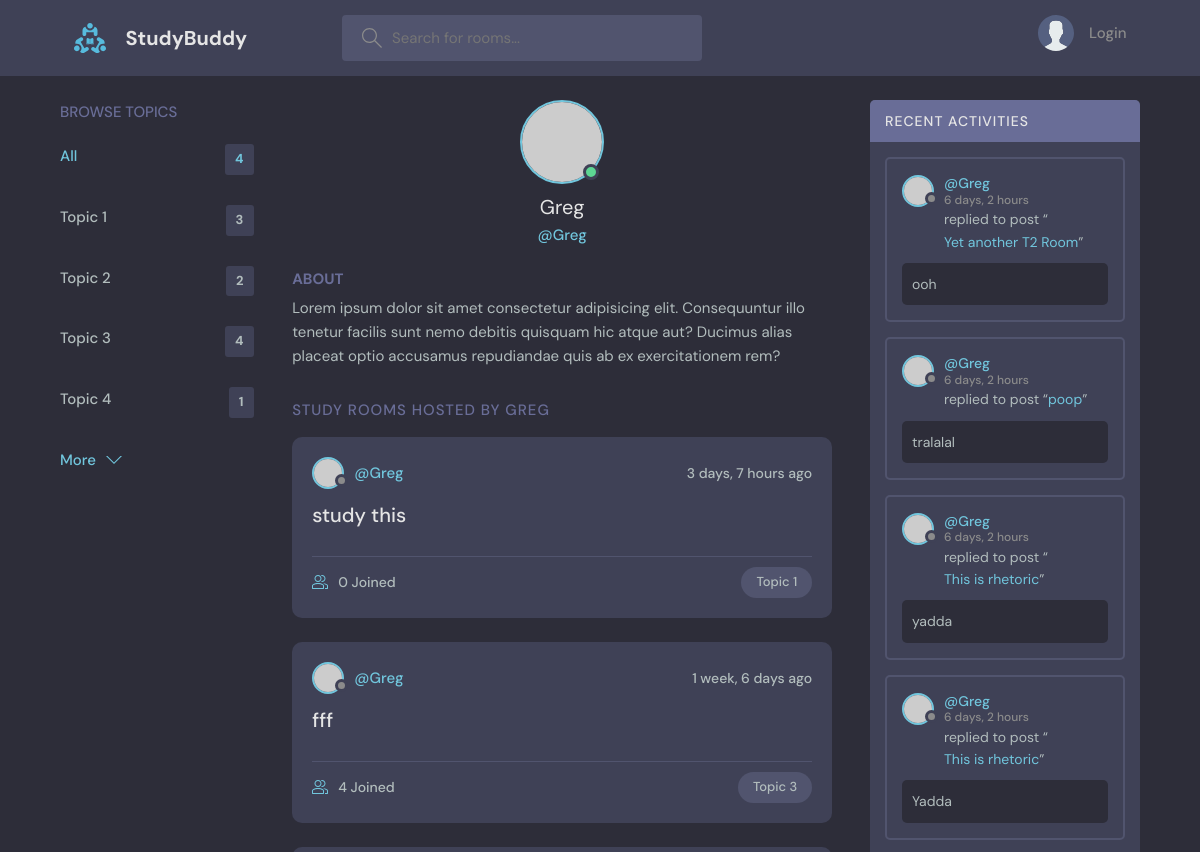
The page /userProfile/5 (upper part) on the database as committed earlier.
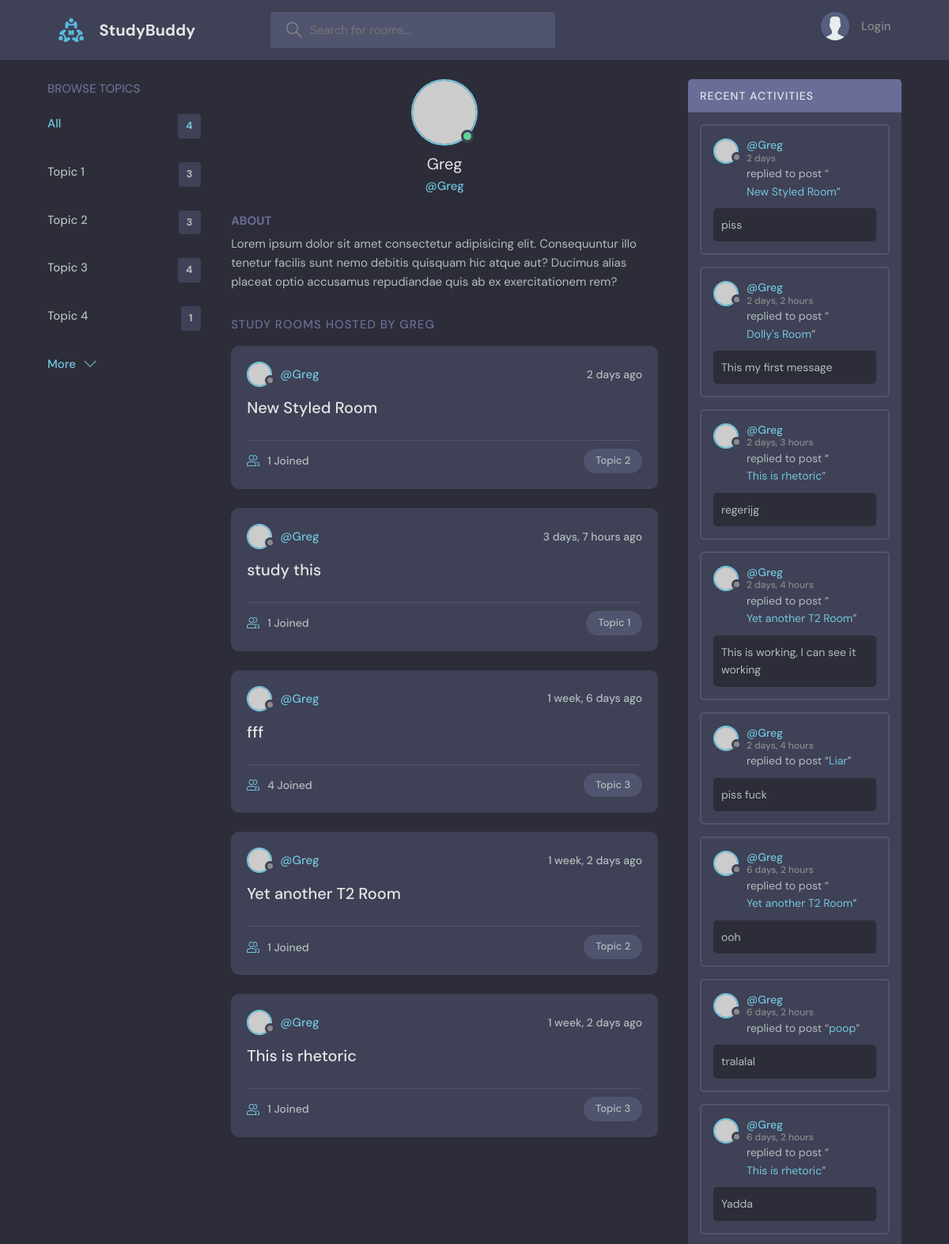
The same page on the database as committed later.
### base/models.py (models this page shows)
class Topic(models.Model):
    name = models.CharField(max_length=200)
    def __str__(self):
        return self.name

class Room(models.Model):
    host = models.ForeignKey(User, on_delete=models.SET_NULL, null=True) # On delete of the user, this field is set
    topic = models.ForeignKey(Topic, on_delete=models.SET_NULL, null=True)
    name = models.CharField(max_length=200)
    description = models.TextField(null=True, blank=True)  # the null input arguments allow the database to have a
    participants = models.ManyToManyField(User, related_name='participants', blank=True)
    updated = models.DateTimeField(auto_now=True)  # Any time the save method is called, this will auto populate
    created = models.DateTimeField(auto_now_add=True)  # The difference between auto_now and auto_add_now is that
    class Meta:
        ordering = ['-updated', '-created']
    def __str__(self):
        return self.name

class Message(models.Model):
    user = models.ForeignKey(User, on_delete=models.CASCADE)
    room = models.ForeignKey(Room, on_delete=models.CASCADE)  # Cascade means if the foreign key is deleted, this
    body = models.TextField()
    updated = models.DateTimeField(auto_now=True)
    created = models.DateTimeField(auto_now_add=True)
    class Meta:
        ordering = ['-updated', '-created']
    def __str__(self):
        return self.body[0:50]  # Return only the first 50 characters

### base/views.py (the view)
# urls.py: path('userProfile/<str:pk>', views.userProfile, name='user-profile'),
def userProfile(request, pk):
    user = User.objects.get(id=pk)
    rooms = user.room_set.all()
    user_messages = user.message_set.all()
    topics = Topic.objects.all()
    context = {'user': user, 'rooms': rooms, 'room_messages': user_messages, 'topics': topics}
    return render(request, 'base/User_Profile.html', context)

### base/Templates/Base/User_Profile.html (shortened to what this page needs)
{% extends 'MainTemplate.html' %}
{% load static %}
{% block content %}
<body>
<main class="profile-page layout layout--3">
    <div class="container">
        {% include 'base/Topics_Component.html'%}
        <div class="roomList">
            <div class="profile">
                <div class="profile__avatar">
                    <div class="avatar avatar--large active">
                        <img src="https://randomuser.me/api/portraits/men/11.jpg"/>
                    </div>
                </div>
                <div class="profile__info">
                    <h3>{{user.username}}</h3>
                    <p>@{{user}}</p>
                </div>
                <div class="profile__about">
                    <h3>About</h3>
                    <p>
                        Lorem ipsum dolor sit amet consectetur adipisicing elit. Consequuntur illo tenetur
                        facilis sunt nemo debitis quisquam hic atque aut? Ducimus alias placeat optio
                        accusamus repudiandae quis ab ex exercitationem rem?
                    </p>
                </div>
            </div>
            <div class="roomList__header">
                <div>
                    <h2>Study Rooms Hosted by {{user.username}}
                    </h2>
                </div>
            </div>
            {% include 'base/Feed_Component.html' %}
        </div>
        {% include 'base/Activity_Component.html' %}
    </div>
</main>
</body>
{% endblock %}

### base/Templates/Base/Topics_Component.html
        <div class="topics">
          <div class="topics__header">
            <h2>Browse Topics</h2>
          </div>
          <ul class="topics__list">
            <li>
              <a href="{%url 'home' %}" class="active">All <span>{{topics.count}}</span></a>
            </li>
            {% for topic in topics %}
            <li>
              <a href =" {%url 'home' %}?q={{topic.name}} ">{{topic}}<span>{{topic.room_set.all.count}}</span></a>
            </li>
            {% endfor %}
          </ul>
          <a class="btn btn--link" href="topics.html">
            More
            <svg version="1.1" xmlns="http://www.w3.org/2000/svg" width="32" height="32" viewBox="0 0 32 32">
              <title>chevron-down</title>
              <path d="M16 21l-13-13h-3l16 16 16-16h-3l-13 13z"></path>
            </svg>
          </a>
        </div>

### base/Templates/Base/Feed_Component.html (shortened to what this page needs)
{% for room in rooms %}
<div class="roomListRoom">
    <div class="roomListRoom__header">
        <a href="{% url 'user-profile' room.host.id %}" class="roomListRoom__author">
            <div class="avatar avatar--small">
                <img src="https://randomuser.me/api/portraits/women/11.jpg"/>
            </div>
            <span>@{{room.host.username}}</span>
        </a>
        <div class="roomListRoom__actions">
            <span>{{room.created|timesince}} ago</span>
        </div>
    </div>
    <div class="roomListRoom__content">
        <a href="{% url 'room' room.id %}">{{room.name}}</a>
    </div>
    <div class="roomListRoom__meta">
        <a href="{% url 'room' room.id %}" class="roomListRoom__joined">
            {{room.participants.all.count}} Joined
        </a>
        <p class="roomListRoom__topic">{{room.topic.name}}</p>
    </div>
</div>
{% endfor %}

### base/Templates/Base/Activity_Component.html (shortened to what this page needs)
<div class="activities">
    <div class="activities__header">
        <h2>Recent Activities</h2>
    </div>
    {% for message in room_messages %}
    <div class="activities__box">
        <div class="activities__boxHeader roomListRoom__header">
            <a href="{% url 'user-profile' message.user.id %}" class="roomListRoom__author">
                <div class="avatar avatar--small">
                    <img src="https://randomuser.me/api/portraits/women/11.jpg"/>
                </div>
                <p>
                    @{{message.user}}
                    <span>{{message.created|timesince}}</span>
                </p>
            </a>
        </div>
        <div class="activities__boxContent">
            <p>replied to post “<a href="{% url 'room' message.room.id %}">{{message.room.name}}</a>”</p>
            <div class="activities__boxRoomContent">
                {{message.body}}
            </div>
        </div>
    </div>
    {% endfor %}
</div>

Rows that differ between the two databases and show on the page:
removed Message: user "Greg", created "6 days, 2 hours", room.name "This is rhetoric", body "yadda"
computed for Topic "Topic 2": room_set.all.count "2" → "3"
added Room: host.username "Greg", created "2 days", name "New Styled Room", participants.all.count "1", topic.name "Topic 2"
computed for Room "study this": participants.all.count "0" → "1"
now on this page (row unchanged): Room: host.username "Greg", created "1 week, 2 days", name "Yet another T2 Room", participants.all.count "1", topic.name "Topic 2"
now on this page (row unchanged): Room: host.username "Greg", created "1 week, 2 days", name "This is rhetoric", participants.all.count "1", topic.name "Topic 3"
added Message: user "Greg", created "2 days", room.name "New Styled Room", body "piss"
added Message: user "Greg", created "2 days, 2 hours", room.name "Dolly's Room", body "This my first message"
added Message: user "Greg", created "2 days, 3 hours", room.name "This is rhetoric", body "regerijg"
added Message: user "Greg", created "2 days, 4 hours", room.name "Yet another T2 Room", body "This is working, I can see it working"
added Message: user "Greg", created "2 days, 4 hours", room.name "Liar", body "piss fuck"
